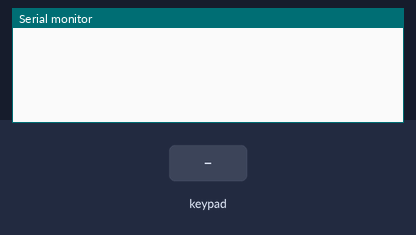
A sketch run on a simulated Arduino Uno, built with avr-gcc and run on an emulated ATmega328P. Parts: the last lines printed to the serial monitor. Wiring (inferred from the names in the program): 4×4 keypad with keys 1 2 3 A 4 5 6 B 7 8 9 C * 0 # D (labels assumed): rows pin 10, pin 11, pin 12, pin 13; columns pin 6, pin 7, pin 8, pin 9. Inputs (shaded band) come from the test bench.

Above: at 1.2 s.
1.3 s: key '2' pressed
At 2.4 s:
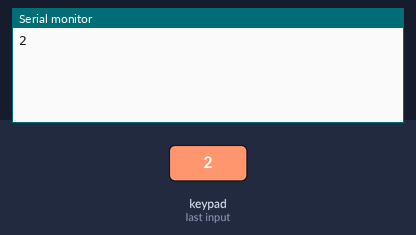
2.8 s: keypad keys 1 2 # pressed 0.4 s apart
At 4.4 s:
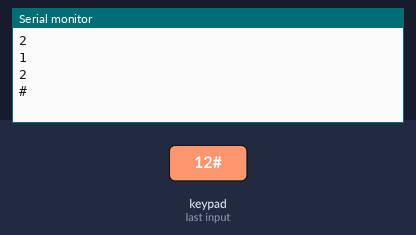
5.5 s: key 'A' pressed
At 6.7 s:
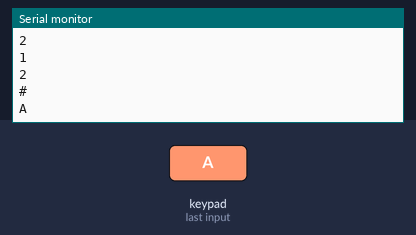
7.0 s: keypad keys 1 2 * pressed 0.4 s apart
At 8.9 s:
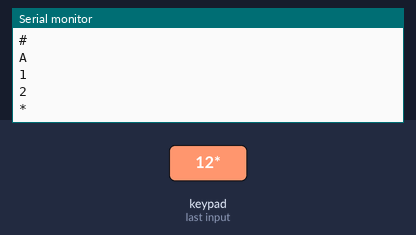
9.7 s: key 'B' pressed
At 10.3 s:
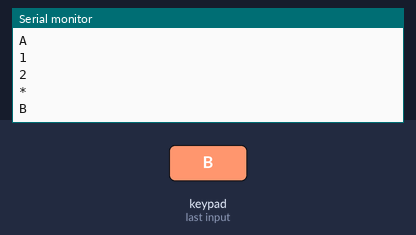
11.4 s: keypad keys 1 2 D pressed 0.4 s apart
At 13.4 s:
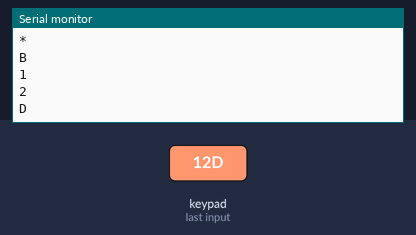

Measured:
- after the input at 1.3 s, the serial monitor: prints a new line at once (image 1)
- after the input at 2.8 s, the serial monitor: prints a new line at once (image 2)
- after the input at 5.5 s, the serial monitor: prints a new line at once (image 3)
- after the input at 7.0 s, the serial monitor: prints a new line after 0.20 s (image 4)
- after the input at 9.7 s, the serial monitor: prints a new line after 0.21 s (image 5)
- after the input at 11.4 s, the serial monitor: prints a new line after 0.21 s (image 6)

The sketch:

simple_keypad.ino
```cpp
int ROWS[4] = {10, 11, 12, 13};
int COLS[4] = {6, 7, 8, 9};

void setup()
{
    // put your setup code here, to run once:
    //Make column pins output
    pinMode(6, OUTPUT);
    pinMode(7, OUTPUT);
    pinMode(8, OUTPUT);
    pinMode(9, OUTPUT);
    //Make row pins input
    pinMode(10, INPUT);
    pinMode(11, INPUT);
    pinMode(12, INPUT);
    pinMode(13, INPUT);

    Serial.begin(9600); //For printing out the output
}

void loop()
{
    // put your main code here, to run repeatedly:
    digitalWrite(COLS[0], HIGH);
    digitalWrite(COLS[1], LOW);
    digitalWrite(COLS[2], LOW);
    digitalWrite(COLS[3], LOW);

    if (digitalRead(ROWS[0]) == HIGH && digitalRead(ROWS[1]) == LOW && digitalRead(ROWS[2]) == LOW && digitalRead(ROWS[3]) == LOW)
    {
        Serial.println("1");
    }
    else if (digitalRead(ROWS[0]) == LOW && digitalRead(ROWS[1]) == HIGH && digitalRead(ROWS[2]) == LOW && digitalRead(ROWS[3]) == LOW)
    {
        Serial.println("4");
    }
    else if (digitalRead(ROWS[0]) == LOW && digitalRead(ROWS[1]) == LOW && digitalRead(ROWS[2]) == HIGH && digitalRead(ROWS[3]) == LOW)
    {
        Serial.println("7");
    }
    else if (digitalRead(ROWS[0]) == LOW && digitalRead(ROWS[1]) == LOW && digitalRead(ROWS[2]) == LOW && digitalRead(ROWS[3]) == HIGH)
    {
        Serial.println("*");
    }
    else
    {
        ;
    }
    delay(100);

    digitalWrite(COLS[0], LOW);
    digitalWrite(COLS[1], HIGH);
    digitalWrite(COLS[2], LOW);
    digitalWrite(COLS[3], LOW);

    if (digitalRead(ROWS[0]) == HIGH && digitalRead(ROWS[1]) == LOW && digitalRead(ROWS[2]) == LOW && digitalRead(ROWS[3]) == LOW)
    {
        Serial.println("2");
    }
    else if (digitalRead(ROWS[0]) == LOW && digitalRead(ROWS[1]) == HIGH && digitalRead(ROWS[2]) == LOW && digitalRead(ROWS[3]) == LOW)
    {
        Serial.println("5");
    }
    else if (digitalRead(ROWS[0]) == LOW && digitalRead(ROWS[1]) == LOW && digitalRead(ROWS[2]) == HIGH && digitalRead(ROWS[3]) == LOW)
    {
        Serial.println("8");
    }
    else if (digitalRead(ROWS[0]) == LOW && digitalRead(ROWS[1]) == LOW && digitalRead(ROWS[2]) == LOW && digitalRead(ROWS[3]) == HIGH)
    {
        Serial.println("0");
    }
    else
    {
        ;
    }
    delay(100);

    digitalWrite(COLS[0], LOW);
    digitalWrite(COLS[1], LOW);
    digitalWrite(COLS[2], HIGH);
    digitalWrite(COLS[3], LOW);

    if (digitalRead(ROWS[0]) == HIGH && digitalRead(ROWS[1]) == LOW && digitalRead(ROWS[2]) == LOW && digitalRead(ROWS[3]) == LOW)
    {
        Serial.println("3");
    }
    else if (digitalRead(ROWS[0]) == LOW && digitalRead(ROWS[1]) == HIGH && digitalRead(ROWS[2]) == LOW && digitalRead(ROWS[3]) == LOW)
    {
        Serial.println("6");
    }
    else if (digitalRead(ROWS[0]) == LOW && digitalRead(ROWS[1]) == LOW && digitalRead(ROWS[2]) == HIGH && digitalRead(ROWS[3]) == LOW)
    {
        Serial.println("9");
    }
    else if (digitalRead(ROWS[0]) == LOW && digitalRead(ROWS[1]) == LOW && digitalRead(ROWS[2]) == LOW && digitalRead(ROWS[3]) == HIGH)
    {
        Serial.println("#");
    }
    else
    {
        ;
    }
    delay(100);

    digitalWrite(COLS[0], LOW);
    digitalWrite(COLS[1], LOW);
    digitalWrite(COLS[2], LOW);
    digitalWrite(COLS[3], HIGH);

    if (digitalRead(ROWS[0]) == HIGH && digitalRead(ROWS[1]) == LOW && digitalRead(ROWS[2]) == LOW && digitalRead(ROWS[3]) == LOW)
    {
        Serial.println("A");
    }
    else if (digitalRead(ROWS[0]) == LOW && digitalRead(ROWS[1]) == HIGH && digitalRead(ROWS[2]) == LOW && digitalRead(ROWS[3]) == LOW)
    {
        Serial.println("B");
    }
    else if (digitalRead(ROWS[0]) == LOW && digitalRead(ROWS[1]) == LOW && digitalRead(ROWS[2]) == HIGH && digitalRead(ROWS[3]) == LOW)
    {
        Serial.println("C");
    }
    else if (digitalRead(ROWS[0]) == LOW && digitalRead(ROWS[1]) == LOW && digitalRead(ROWS[2]) == LOW && digitalRead(ROWS[3]) == HIGH)
    {
        Serial.println("D");
    }
    else
    {
        ;
    }
    delay(100);
}
```
